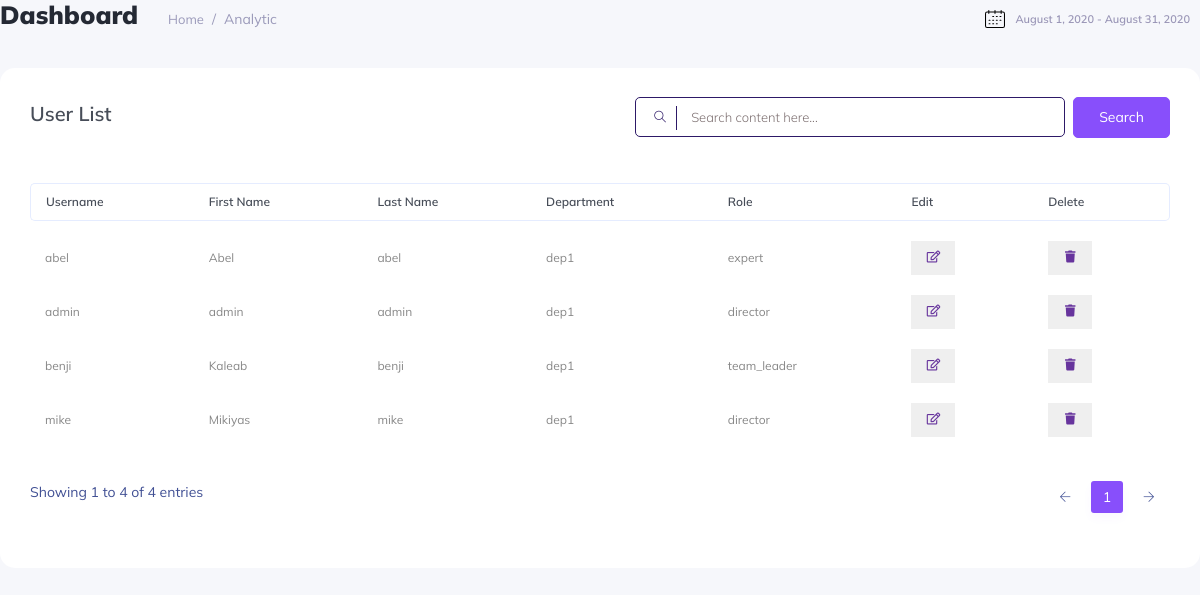
The page /userList/ (signed in) on the database its author committed.
### Account/models.py (models this page shows)
class CustomUser(AbstractUser):
    REQUIRED_FIELDS=['first_name','last_name']
    DEP_CHOICES = [
        ('dep1', 'Dep1'),
        ('dep2', 'Dep2'),
        ('dep3', 'Dep3'),
    ]
    department = models.CharField(max_length=20, choices=DEP_CHOICES)
    TEAM_CHOICES = [
        ('team1', 'Team1'),
        ('team2', 'Team2'),
        ('team3', 'Team3'),
    ]
    team = models.CharField(max_length=20, choices=TEAM_CHOICES, null=True)
    ROLE_CHOICES = [
        ('director', 'Director'),
        ('team_leader', 'Team leader'),
        ('expert', 'Expert'),
    ]
    role = models.CharField(max_length=20, choices=ROLE_CHOICES)
    Leader = models.ForeignKey('self', null=True, blank=True, on_delete=models.SET_NULL)

### Evaluate/views.py (the view)
# urls.py: path('userList/', views.userList, name='userList'),
@login_required
def userList(request):
    context = {
        'userList' : CustomUser.objects.all()
    }
    return render(request, 'Admin/user_list.html', context)

### Evaluate/templates/Admin/user_list.html (shortened to what this page needs)
{% load static %}
<!DOCTYPE html>
<html lang="zxx">
  {% include 'includes/head1.html' %}
  <body class="crm_body_bg">
      <div class="main_content_iner overly_inner">
        <div class="container-fluid p-0">
          <div class="row">
            <div class="col-12">
              <div
                class="page_title_box d-flex flex-wrap align-items-center justify-content-between"
              >
                <div class="page_title_left d-flex align-items-center">
                  <h3 class="f_s_25 f_w_700 dark_text mr_30">Dashboard</h3>
                  <ol class="breadcrumb page_bradcam mb-0">
                    <li class="breadcrumb-item">
                      <a href="javascript:void(0);">Home</a>
                    </li>
                    <li class="breadcrumb-item active">Analytic</li>
                  </ol>
                </div>
                <div class="page_title_right">
                  <div class="page_date_button d-flex align-items-center">
                    <img src="{% static 'img/icon/calender_icon.svg' %}" alt />
                    August 1, 2020 - August 31, 2020
                  </div>
                </div>
              </div>
            </div>
          </div>
          <div class="row">
            <div class="col-lg-12">
              <div class="white_card card_height_100 mb_30 pt-4">
                <div class="white_card_body">
                  <div class="QA_section">
                    <div class="white_box_tittle list_header">
                      <h4>User List</h4>
                      <div class="box_right d-flex lms_block">
                        <div class="serach_field_2">
                          <div class="search_inner">
                            <form active="#">
                              <div class="search_field">
                                <input
                                  type="text"
                                  placeholder="Search content here..."
                                />
                              </div>
                              <button type="submit">
                                <i class="ti-search"></i>
                              </button>
                            </form>
                          </div>
                        </div>
                        <div class="add_button ms-2">
                          <a
                            href="#"
                            data-toggle="modal"
                            data-target="#addcategory"
                            class="btn_1"
                            >search</a
                          >
                        </div>
                      </div>
                    </div>
                    <div class="QA_table mb_30">
                      <table class="table lms_table_active">
                        <thead>
                          <tr>
                            <th scope="col">Username</th>
                            <th scope="col">First Name</th>
                            <th scope="col">Last Name</th>
                            <th scope="col">Department</th>
                            <th scope="col">Role</th>
                            <th scope="col">Edit</th>
                            <th scope="col">Delete</th>
                          </tr>
                        </thead>
                        <tbody>
                          {% for user in userList %}
                          <tr>
                            <td>{{user.username}}</td>
                            <td>{{user.first_name}}</td>
                            <td>{{user.last_name}}</td>
                            <td>{{user.department}}</td>
                            <td>{{user.role}}</td>
                            <td><button type="submit" style="margin-right: 00px; border: none;"><a href="{% url 'editUser' user.id %}" class="action_btn"><i class="far fa-edit"></i></a></button></td>
                            <td><button type="submit" style="margin-right: 00px; border: none;"><a href="{% url 'deleteUser' user.id %}" class="action_btn"><i class="fas fa-trash"></i></a></button></td>
                          </tr>
                          {% endfor %}
                        </tbody>
                      </table>
                    </div>
                  </div>
                </div>
              </div>
            </div>
          </div>
        </div>
      </div>
  </body>
</html>

### rows shown on the page
CustomUser: username "admin", first_name "admin", last_name "admin", department "dep1", role "director"
CustomUser: username "mike", first_name "Mikiyas", last_name "mike", department "dep1", role "director"
CustomUser: username "benji", first_name "Kaleab", last_name "benji", department "dep1", role "team_leader"
CustomUser: username "abel", first_name "Abel", last_name "abel", department "dep1", role "expert"
